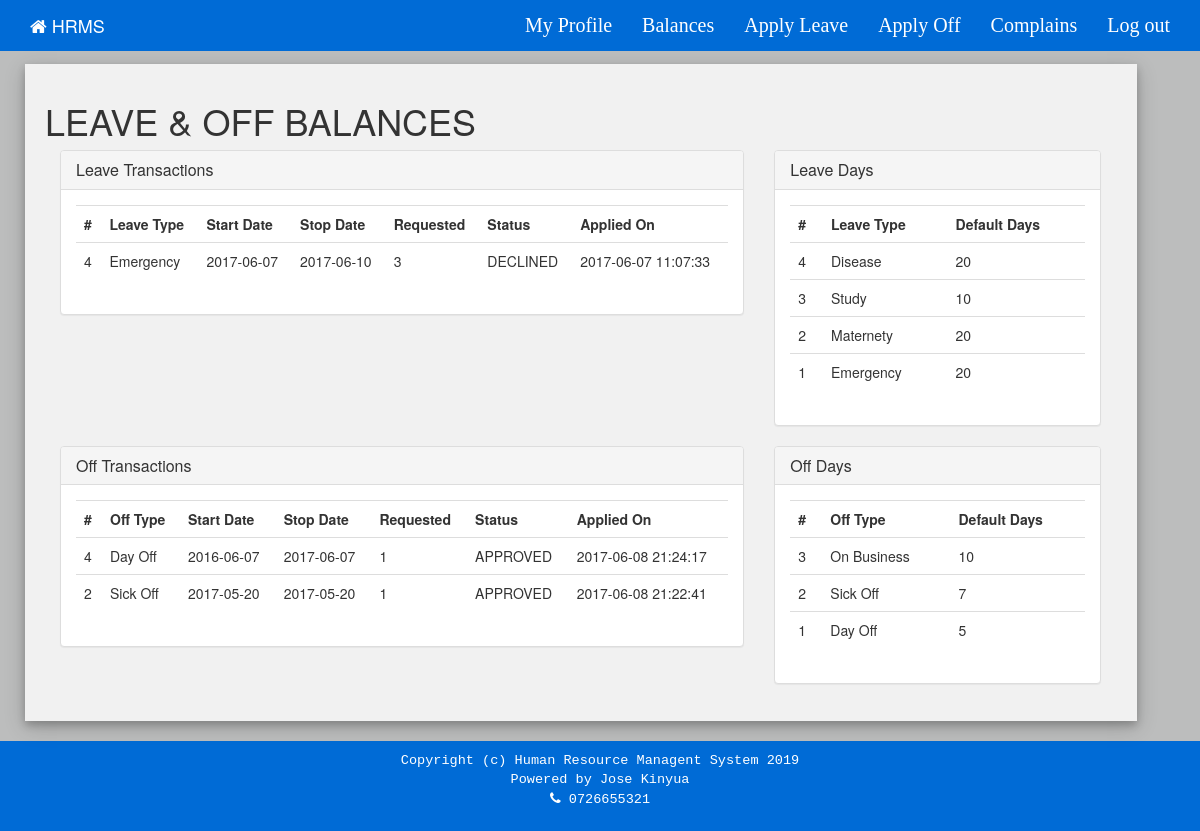
Page /le-status.php (signed in) on the committed database.
### tables this page shows
CREATE TABLE `leave_tb` (
  `leave_id` int(11) NOT NULL,
  `work_id` varchar(11) NOT NULL,
  `leave_type` varchar(50) NOT NULL,
  `days_avail` int(11) NOT NULL,
  `start_date` date NOT NULL,
  `stop_date` date NOT NULL,
  `days_req` int(11) NOT NULL,
  `approver` varchar(50) NOT NULL,
  `notes` varchar(255) NOT NULL,
  `doc` mediumblob NOT NULL,
  `status` varchar(50) NOT NULL DEFAULT 'PENDING',
  `applied_at` timestamp NOT NULL DEFAULT CURRENT_TIMESTAMP ON UPDATE CURRENT_TIMESTAMP
);

CREATE TABLE `def_leave` (
  `def_leaveid` int(11) NOT NULL,
  `leave_name` varchar(50) NOT NULL,
  `def_days` int(11) NOT NULL
);

CREATE TABLE `off_tb` (
  `off_id` int(11) NOT NULL,
  `work_id` int(11) NOT NULL,
  `off_type` varchar(50) NOT NULL,
  `days_avail` int(11) NOT NULL,
  `start_date` date NOT NULL,
  `stop_date` date NOT NULL,
  `days_req` int(11) NOT NULL,
  `approver` varchar(50) NOT NULL,
  `notes` varchar(100) NOT NULL,
  `doc` mediumblob NOT NULL,
  `status` varchar(50) NOT NULL DEFAULT 'PENDING',
  `applied_at` timestamp NOT NULL DEFAULT CURRENT_TIMESTAMP ON UPDATE CURRENT_TIMESTAMP
);

CREATE TABLE `def_off` (
  `def_offid` int(11) NOT NULL,
  `off_name` varchar(50) NOT NULL,
  `def_days` int(11) NOT NULL
);

### lib/library.php (called while the page is built, shortened)
<?php
class DemoLib
{
    public function UserDetails($staffid)
    {
        try {
            $conn = db();
            $query = $conn->prepare("SELECT * FROM staff_tb WHERE staffid=:staffid");
            $query->bindParam("staffid", $staffid, PDO::PARAM_STR);
            $query->execute();
            if ($query->rowCount() > 0) {
                return $query->fetch(PDO::FETCH_OBJ);
            }
        } catch (PDOException $e) {
            exit($e->getMessage());
        }
    }
}

### le-status.php (the view, shortened to what this page needs)
<?php
require __DIR__ . '/lib/library.php';
$app = new DemoLib();
$user = $app->UserDetails($_SESSION['staffid']);
?>
<!DOCTYPE html>
<html>
    <head>
        <link rel="stylesheet" type="text/css" href="css/le-css.css">
        <link href="bootstrap/css/bootstrap.min.css" rel="stylesheet">
        <link href="css/fontawesome/css/font-awesome.min.css" rel="stylesheet" type="text/css">
        <link href="css/fontawesome/css/font-awesome.css" rel="stylesheet" type="text/css">
    </head>
    <body><?php require ('le-nav-staff.php'); ?>
      <div class="container">
        <div class="row">
          <div class="add-tab left card-4">
            <h1>LEAVE & OFF BALANCES</h1>
            <div class="col-md-8">
              <div class="panel panel-default">
                <div class="panel-heading">
                  <h3 class="panel-title">Leave Transactions</h3>
                </div>
                <div class="panel-body">
                  <div class="table-responsive">
                    <table class="table table-hover">
                      <tbody>
                        <tr>
                          <th>#</th>
                          <th>Leave Type</th>
                          <th>Start Date</th>
                          <th>Stop Date</th>
                          <th>Requested</th>
                          <th>Status</th>
                          <th>Applied On</th>
                        </tr>
                        <?php
                        $result = $conn->prepare("SELECT * FROM leave_tb WHERE work_id = '$user->work_id' ORDER BY leave_id DESC");
                        $result->execute();
                        for($i=0; $row = $result->fetch(); $i++){ ?>
                        <tr>
                          <td><?php echo $row['leave_id']; ?></td>
                          <td><?php echo $row['leave_type']; ?></td>
                          <td><?php echo $row['start_date']; ?></td>
                          <td><?php echo $row['stop_date']; ?></td>
                          <td><?php echo $row['days_req']; ?></td>
                          <td><?php echo $row['status']; ?></td>
                          <td><?php echo $row['applied_at']; ?></td>
                        </tr>
                        <?php } ?>
                      </tbody>
                    </table>
                  </div>
                </div>
              </div>
            </div>
            <div class="col-md-4">
              <div class="panel panel-default">
                <div class="panel-heading">
                  <h3 class="panel-title">Leave Days</h3>
                </div>
                <div class="panel-body">
                  <div class="table-responsive">
                    <table class="table table-hover">
                      <tbody>
                        <tr>
                          <th>#</th>
                          <th>Leave Type</th>
                          <th>Default Days</th>
                        </tr>
                        <?php
                        $result = $conn->prepare("SELECT * FROM def_leave ORDER BY def_leaveid DESC");
                        $result->execute();
                        for($i=0; $row = $result->fetch(); $i++){ ?>
                        <tr>
                          <td><?php echo $row['def_leaveid']; ?></td>
                          <td><?php echo $row['leave_name']; ?></td>
                          <td><?php echo $row['def_days']; ?></td>
                        </tr>
                        <?php } ?>
                      </tbody>
                    </table>
                  </div>
                </div>
              </div>
            </div>
            <div class="col-md-8">
              <div class="panel panel-default">
                <div class="panel-heading">
                  <h3 class="panel-title">Off Transactions</h3>
                </div>
                <div class="panel-body">
                  <div class="table-responsive">
                    <table class="table table-hover">
                      <tbody>
                        <tr>
                          <th>#</th>
                          <th>Off Type</th>
                          <th>Start Date</th>
                          <th>Stop Date</th>
                          <th>Requested</th>
                          <th>Status</th>
                          <th>Applied On</th>
                        </tr>
                        <?php
                        $result = $conn->prepare("SELECT * FROM off_tb WHERE work_id = '$user->work_id' ORDER BY off_id DESC");
                        $result->execute();
                        for($i=0; $row = $result->fetch(); $i++){ ?>
                        <tr>
                          <td><?php echo $row['off_id']; ?></td>
                          <td><?php echo $row['off_type']; ?></td>
                          <td><?php echo $row['start_date']; ?></td>
                          <td><?php echo $row['stop_date']; ?></td>
                          <td><?php echo $row['days_req']; ?></td>
                          <td><?php echo $row['status']; ?></td>
                          <td><?php echo $row['applied_at']; ?></td>
                        </tr>
                        <?php } ?>
                      </tbody>
                    </table>
                  </div>
                </div>
              </div>
            </div>
            <div class="col-md-4">
              <div class="panel panel-default">
                <div class="panel-heading">
                  <h3 class="panel-title">Off Days</h3>
                </div>
                <div class="panel-body">
                  <div class="table-responsive">
                    <table class="table table-hover">
                      <tbody>
                        <tr>
                          <th>#</th>
                          <th>Off Type</th>
                          <th>Default Days</th>
                        </tr>
                        <?php
                        $result = $conn->prepare("SELECT * FROM def_off ORDER BY def_offid DESC");
                        $result->execute();
                        for($i=0; $row = $result->fetch(); $i++){ ?>
                        <tr>
                          <td><?php echo $row['def_offid']; ?></td>
                          <td><?php echo $row['off_name']; ?></td>
                          <td><?php echo $row['def_days']; ?></td>
                        </tr>
                        <?php } ?>
                      </tbody>
                    </table>
                  </div>
                </div>
              </div>
            </div>
          </div>
        </div>
      </div>
<?php require('footer.php'); ?>

### css/le-css.css (style rules this page uses)
body { background-color: #BCBDBD;color: #000; font-family:Calibri,Candara;font-size: 16px; padding-top: 54px; }
.add-tab { width: 95%; min-height: 487px; background: #f1f1f1; padding:16.66px 20px; margin: 10px ;position: ;margin-bottom: 20px; }
.card-4 { box-shadow:0 4px 8px 0 rgba(0,0,0,0.2),0 6px 20px 0 rgba(0,0,0,0.19) }
.left { float: left }

### rows in the picture
leave_tb: leave_id "4", leave_type "Emergency", start_date "2017-06-07", stop_date "2017-06-10", days_req "3", status "DECLINED", applied_at "2017-06-07 11:07:33"
def_leave: def_leaveid "4", leave_name "Disease", def_days "20"
def_leave: def_leaveid "3", leave_name "Study", def_days "10"
def_leave: def_leaveid "2", leave_name "Maternety", def_days "20"
def_leave: def_leaveid "1", leave_name "Emergency", def_days "20"
off_tb: off_id "4", off_type "Day Off", start_date "2016-06-07", stop_date "2017-06-07", days_req "1", status "APPROVED", applied_at "2017-06-08 21:24:17"
off_tb: off_id "2", off_type "Sick Off", start_date "2017-05-20", stop_date "2017-05-20", days_req "1", status "APPROVED", applied_at "2017-06-08 21:22:41"
def_off: def_offid "3", off_name "On Business", def_days "10"
def_off: def_offid "2", off_name "Sick Off", def_days "7"
def_off: def_offid "1", off_name "Day Off", def_days "5"
